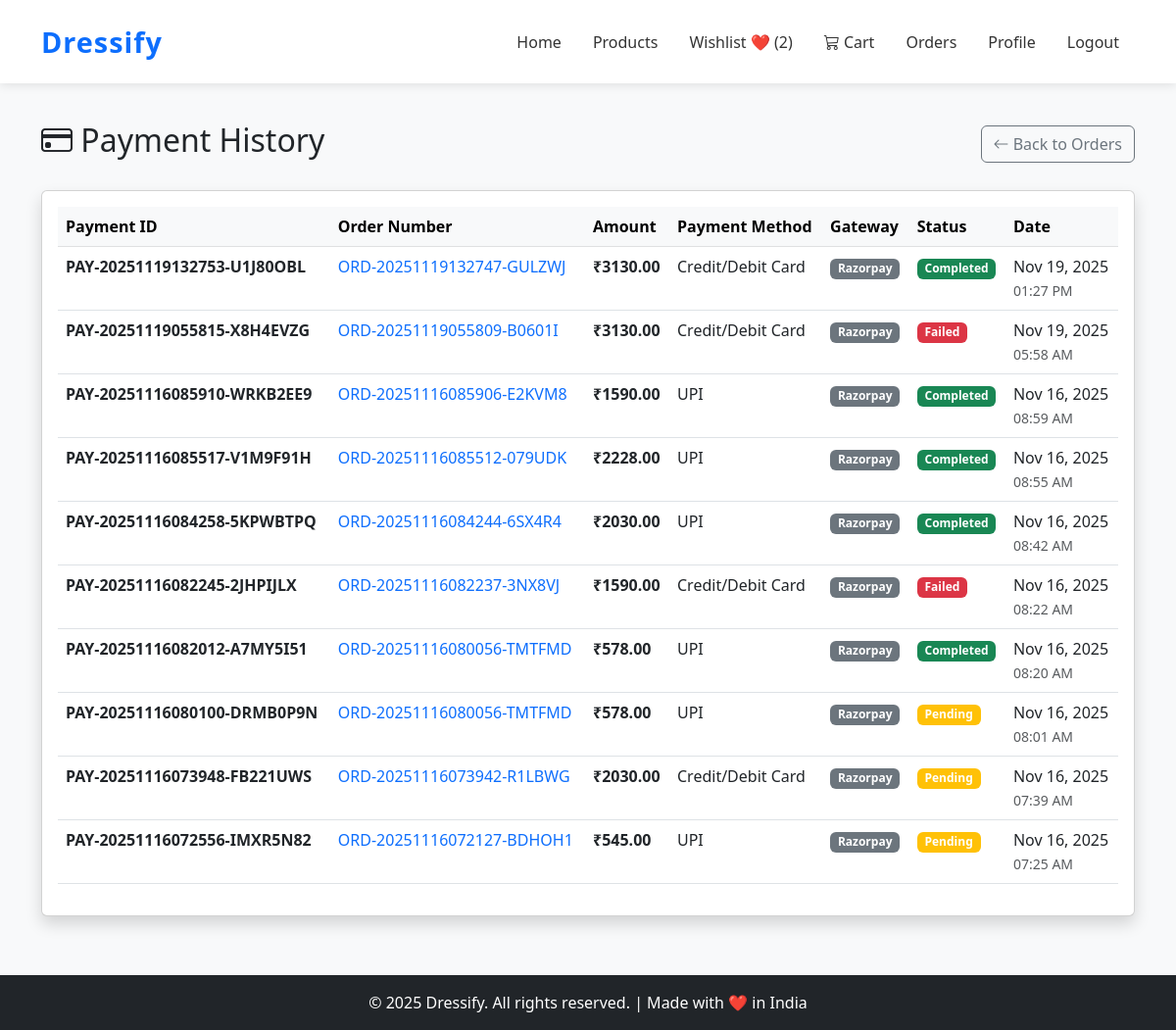
The app's page /orders/payments/ (signed in), older data.
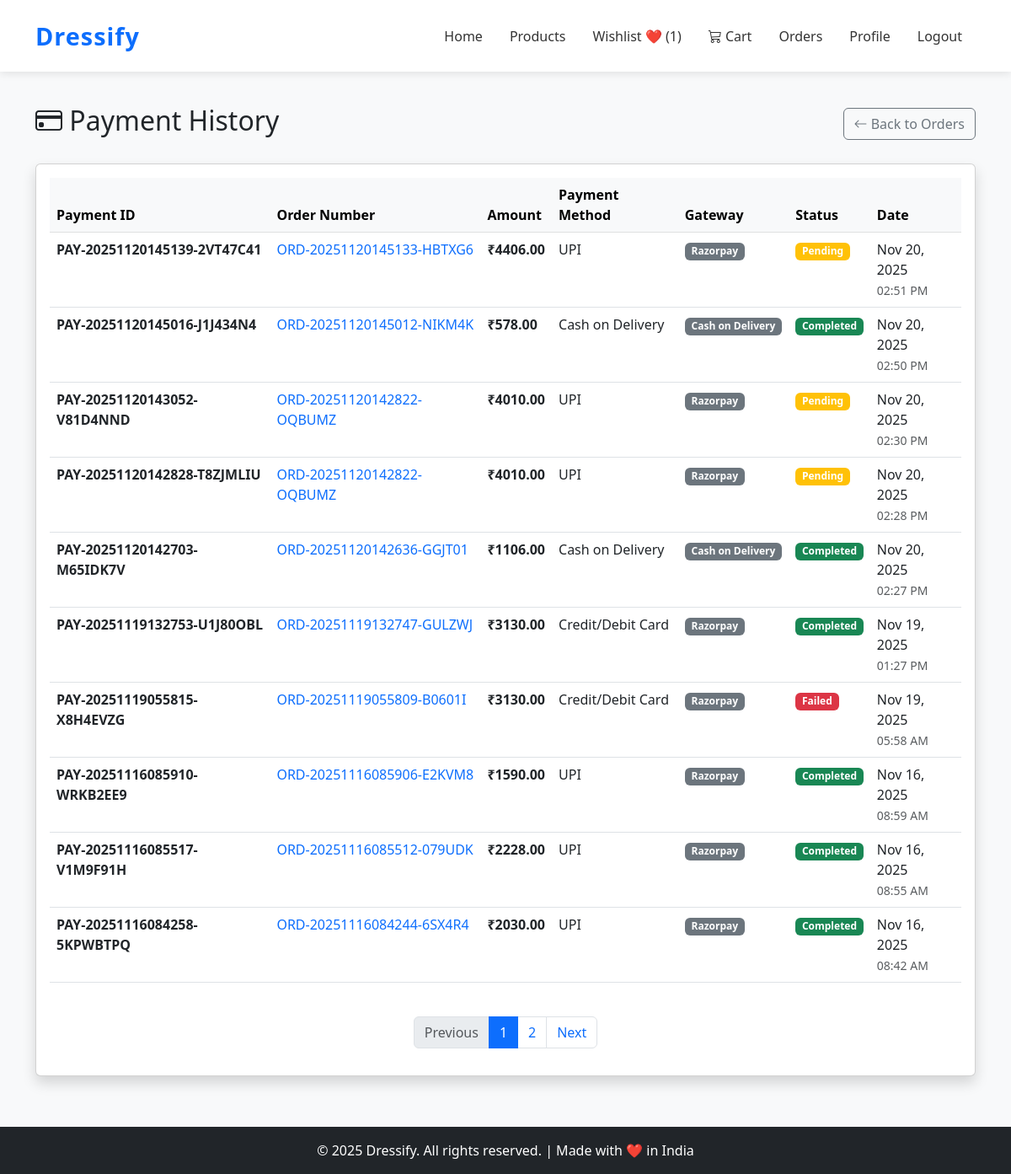
The same page, newer data.
### orders/models.py (models this page shows, shortened)
class Payment(models.Model):
    STATUS_CHOICES = [
        ('pending', 'Pending'),
        ('processing', 'Processing'),
        ('completed', 'Completed'),
        ('failed', 'Failed'),
        ('cancelled', 'Cancelled'),
        ('refunded', 'Refunded'),
    ]
    PAYMENT_GATEWAY_CHOICES = [
        ('razorpay', 'Razorpay'),
        ('stripe', 'Stripe'),
        ('paypal', 'PayPal'),
        ('cod', 'Cash on Delivery'),
        ('manual', 'Manual'),
    ]
    order = models.ForeignKey(Order, on_delete=models.CASCADE, related_name='payments')
    payment_id = models.CharField(max_length=100, unique=True, blank=True, null=True, help_text="Unique payment transaction ID")
    razorpay_order_id = models.CharField(max_length=100, blank=True, null=True, help_text="Razorpay order ID")
    razorpay_payment_id = models.CharField(max_length=100, blank=True, null=True, help_text="Razorpay payment ID")
    razorpay_signature = models.CharField(max_length=255, blank=True, null=True, help_text="Razorpay signature for verification")
    amount = models.DecimalField(max_digits=10, decimal_places=2, validators=[MinValueValidator(Decimal('0.01'))])
    currency = models.CharField(max_length=3, default='INR')
    payment_method = models.CharField(max_length=20, choices=Order.PAYMENT_METHOD_CHOICES)
    payment_gateway = models.CharField(max_length=20, choices=PAYMENT_GATEWAY_CHOICES, default='razorpay')
    status = models.CharField(max_length=20, choices=STATUS_CHOICES, default='pending')
    gateway_response = models.JSONField(default=dict, blank=True, null=True, help_text="Full response from payment gateway")
    failure_reason = models.TextField(blank=True, null=True, help_text="Reason for payment failure if any")
    paid_at = models.DateTimeField(null=True, blank=True, help_text="When payment was successfully completed")
    created_at = models.DateTimeField(auto_now_add=True)
    updated_at = models.DateTimeField(auto_now=True)
    class Meta:
        ordering = ['-created_at']
        indexes = [
            models.Index(fields=['payment_id']),
            models.Index(fields=['order', '-created_at']),
            models.Index(fields=['status']),
            models.Index(fields=['razorpay_order_id']),
        ]
    def get_status_badge_class(self):
        status_classes = {
            'pending': 'warning',
            'processing': 'info',
            'completed': 'success',
            'failed': 'danger',
            'cancelled': 'secondary',
            'refunded': 'secondary',
        }
        return status_classes.get(self.status, 'secondary')

class Order(models.Model):
    STATUS_CHOICES = [
        ('pending', 'Pending'),
        ('processing', 'Processing'),
        ('shipped', 'Shipped'),
        ('delivered', 'Delivered'),
        ('cancelled', 'Cancelled'),
        ('refunded', 'Refunded'),
    ]
    PAYMENT_METHOD_CHOICES = [
        ('cod', 'Cash on Delivery'),
        ('card', 'Credit/Debit Card'),
        ('upi', 'UPI'),
        ('netbanking', 'Net Banking'),
        ('wallet', 'Wallet'),
    ]
    user = models.ForeignKey(User, on_delete=models.CASCADE, related_name='orders')
    order_number = models.CharField(max_length=50, unique=True, editable=False)
    status = models.CharField(max_length=20, choices=STATUS_CHOICES, default='pending')
    subtotal = models.DecimalField(max_digits=10, decimal_places=2, validators=[MinValueValidator(Decimal('0.00'))])
    tax = models.DecimalField(max_digits=10, decimal_places=2, default=Decimal('0.00'), validators=[MinValueValidator(Decimal('0.00'))])
    shipping_cost = models.DecimalField(max_digits=10, decimal_places=2, default=Decimal('0.00'), validators=[MinValueValidator(Decimal('0.00'))])
    total = models.DecimalField(max_digits=10, decimal_places=2, validators=[MinValueValidator(Decimal('0.00'))])
    shipping_address = models.TextField()
    shipping_city = models.CharField(max_length=100)
    shipping_state = models.CharField(max_length=100)
    shipping_zip_code = models.CharField(max_length=20)
    shipping_country = models.CharField(max_length=100, default='India')
    shipping_phone = models.CharField(max_length=15)
    payment_method = models.CharField(max_length=20, choices=PAYMENT_METHOD_CHOICES, default='cod')
    payment_status = models.BooleanField(default=False)
    created_at = models.DateTimeField(auto_now_add=True)
    updated_at = models.DateTimeField(auto_now=True)
    class Meta:
        ordering = ['-created_at']
        indexes = [
            models.Index(fields=['order_number']),
            models.Index(fields=['user', '-created_at']),
            models.Index(fields=['status']),
        ]

### orders/views.py (the view)
# urls.py: path('payments/', views.PaymentHistoryView.as_view(), name='payment_history'),
class PaymentHistoryView(LoginRequiredMixin, View):
    template_name = 'orders/payment_history.html'
    def get(self, request):
        if request.user.is_staff:
            payments = Payment.objects.all().order_by('-created_at')
        else:
            payments = Payment.objects.filter(order__user=request.user).order_by('-created_at')
        paginator = Paginator(payments, 10)
        page_obj = paginator.get_page(request.GET.get('page'))
        return render(request, self.template_name, {
            'payments': page_obj,
            'page_title': 'Payment History'
        })

### orders/templates/orders/payment_history.html (shortened to what the changed rows need)
{% extends 'base.html' %}
{% load static %}
{% block content %}
<div class="container my-5">
    <div class="row">
        <div class="col-md-12">
            <div class="d-flex justify-content-between align-items-center mb-4">
                <h2><i class="bi bi-credit-card"></i> Payment History</h2>
            </div>
            {% if payments %}
            <div class="card shadow">
                <div class="card-body">
                    <div class="table-responsive">
                        <table class="table table-hover">
                            <thead class="table-light">
                                <tr>
                                    <th>Payment ID</th>
                                    <th>Order Number</th>
                                    <th>Amount</th>
                                    <th>Payment Method</th>
                                    <th>Gateway</th>
                                    <th>Status</th>
                                    <th>Date</th>
                                </tr>
                            </thead>
                            <tbody>
                                {% for payment in payments %}
                                <tr>
                                    <td>
                                        <strong>{{ payment.payment_id }}</strong>
                                    </td>
                                    <td>
                                        <a href="{% url 'orders:detail' payment.order.id %}" class="text-decoration-none">
                                            {{ payment.order.order_number }}
                                        </a>
                                    </td>
                                    <td>
                                        <strong>₹{{ payment.amount }}</strong>
                                    </td>
                                    <td>{{ payment.get_payment_method_display }}</td>
                                    <td>
                                        <span class="badge bg-secondary">{{ payment.get_payment_gateway_display }}</span>
                                    </td>
                                    <td>
                                        <span class="badge bg-{{ payment.get_status_badge_class }}">
                                            {{ payment.get_status_display }}
                                        </span>
                                    </td>
                                    <td>
                                        {{ payment.created_at|date:"M d, Y" }}<br>
                                        <small class="text-muted">{{ payment.created_at|date:"h:i A" }}</small>
                                    </td>
                                </tr>
                                {% endfor %}
                            </tbody>
                        </table>
                    </div>
                    {% if payments.has_other_pages %}
                    <nav aria-label="Payment pagination" class="mt-4">
                        <ul class="pagination justify-content-center">
                            {% if payments.has_previous %}
                            <li class="page-item">
                                <a class="page-link" href="?page={{ payments.previous_page_number }}">Previous</a>
                            </li>
                            {% else %}
                            <li class="page-item disabled">
                                <span class="page-link">Previous</span>
                            </li>
                            {% endif %}
                            {% for num in payments.paginator.page_range %}
                            {% if payments.number == num %}
                            <li class="page-item active">
                                <span class="page-link">{{ num }}</span>
                            </li>
                            {% elif num > payments.number|add:'-3' and num < payments.number|add:'3' %}
                            <li class="page-item">
                                <a class="page-link" href="?page={{ num }}">{{ num }}</a>
                            </li>
                            {% endif %}
                            {% endfor %}
                            {% if payments.has_next %}
                            <li class="page-item">
                                <a class="page-link" href="?page={{ payments.next_page_number }}">Next</a>
                            </li>
                            {% else %}
                            <li class="page-item disabled">
                                <span class="page-link">Next</span>
                            </li>
                            {% endif %}
                        </ul>
                    </nav>
                    {% endif %}
                </div>
            </div>
            {% endif %}
        </div>
    </div>
</div>
{% endblock %}

### Accounts/templates/base.html (shortened to what this page needs)
{% load static %}
<!DOCTYPE html>
<html lang="en">
<head>
    <link href="https://cdn.jsdelivr.net/npm/bootstrap@5.3.0/dist/css/bootstrap.min.css" rel="stylesheet">
    <link rel="stylesheet" href="https://cdn.jsdelivr.net/npm/bootstrap-icons@1.11.1/font/bootstrap-icons.css">
</head>
<body>
    <nav class="navbar navbar-expand-lg navbar-light">
        <div class="container">
            <a class="navbar-brand" href="{% url 'home' %}">Dressify</a>
            <div class="collapse navbar-collapse" id="navbarNav">
                <ul class="navbar-nav ms-auto align-items-center">
                    <li class="nav-item"><a class="nav-link" href="{% url 'home' %}">Home</a></li>
                    <li class="nav-item"><a class="nav-link" href="{% url 'products:product_list' %}">Products</a></li>
                    <li class="nav-item">
                        <a href="{% url 'wishlist:wishlist' %}" class="nav-link">
                            Wishlist ❤️ ({{ request.user.wishlist_items.count }})
                        </a>
                    </li>
                    <li class="nav-item position-relative">
                        <a class="nav-link" href="{% url 'cart:cart_view' %}">
                            <i class="bi bi-cart3"></i>
                            Cart
                        </a>
                    </li>
                    {% if user.is_authenticated %}
                    <li class="nav-item"><a class="nav-link" href="{% url 'orders:list' %}">Orders</a></li>
                    <li class="nav-item"><a class="nav-link" href="{% url 'profile' %}">Profile</a></li>
                    <li class="nav-item"><a class="nav-link" href="{% url 'logout' %}">Logout</a></li>
                    {% else %}
                    <li class="nav-item"><a class="nav-link" href="{% url 'login' %}">Login</a></li>
                    <li class="nav-item"><a class="nav-link" href="{% url 'register' %}">Register</a></li>
                    {% endif %}
                </ul>
            </div>
        </div>
    </nav>
    <main class="content-wrapper">
        {% block content %}
        {% endblock %}
    </main>
    <footer>
        © 2025 Dressify. All rights reserved. | Made with ❤️ in India
    </footer>
</body>
</html>

Row changes from the older to the newer data that the page shows:
no longer on this page (row unchanged): Payment: payment_id "PAY-20251116082245-2JHPIJLX", order.order_number "ORD-20251116082237-3NX8VJ", amount "1590.00", payment_method "Credit/Debit Card", payment_gateway "Razorpay", status "Failed", created_at "Nov 16, 2025", created_at "08:22 AM"
no longer on this page (row unchanged): Payment: payment_id "PAY-20251116082012-A7MY5I51", order.order_number "ORD-20251116080056-TMTFMD", amount "578.00", payment_method "UPI", payment_gateway "Razorpay", status "Completed", created_at "Nov 16, 2025", created_at "08:20 AM"
no longer on this page (row unchanged): Payment: payment_id "PAY-20251116080100-DRMB0P9N", order.order_number "ORD-20251116080056-TMTFMD", amount "578.00", payment_method "UPI", payment_gateway "Razorpay", status "Pending", created_at "Nov 16, 2025", created_at "08:01 AM"
no longer on this page (row unchanged): Payment: payment_id "PAY-20251116073948-FB221UWS", order.order_number "ORD-20251116073942-R1LBWG", amount "2030.00", payment_method "Credit/Debit Card", payment_gateway "Razorpay", status "Pending", created_at "Nov 16, 2025", created_at "07:39 AM"
no longer on this page (row unchanged): Payment: payment_id "PAY-20251116072556-IMXR5N82", order.order_number "ORD-20251116072127-BDHOH1", amount "545.00", payment_method "UPI", payment_gateway "Razorpay", status "Pending", created_at "Nov 16, 2025", created_at "07:25 AM"
added Payment: payment_id "PAY-20251120145139-2VT47C41", order.order_number "ORD-20251120145133-HBTXG6", amount "4406.00", payment_method "UPI", payment_gateway "Razorpay", status "Pending", created_at "Nov 20, 2025", created_at "02:51 PM"
added Payment: payment_id "PAY-20251120145016-J1J434N4", order.order_number "ORD-20251120145012-NIKM4K", amount "578.00", payment_method "Cash on Delivery", payment_gateway "Cash on Delivery", status "Completed", created_at "Nov 20, 2025", created_at "02:50 PM"
added Payment: payment_id "PAY-20251120143052-V81D4NND", order.order_number "ORD-20251120142822-OQBUMZ", amount "4010.00", payment_method "UPI", payment_gateway "Razorpay", status "Pending", created_at "Nov 20, 2025", created_at "02:30 PM"
added Payment: payment_id "PAY-20251120142828-T8ZJMLIU", order.order_number "ORD-20251120142822-OQBUMZ", amount "4010.00", payment_method "UPI", payment_gateway "Razorpay", status "Pending", created_at "Nov 20, 2025", created_at "02:28 PM"
added Payment: payment_id "PAY-20251120142703-M65IDK7V", order.order_number "ORD-20251120142636-GGJT01", amount "1106.00", payment_method "Cash on Delivery", payment_gateway "Cash on Delivery", status "Completed", created_at "Nov 20, 2025", created_at "02:27 PM"
Text that changed along with them:
{{ request.user.wishlist_items.count }}: "2" → "1"
text now shown: "Previous Next"
new list line: "1"
new list line: "2"
